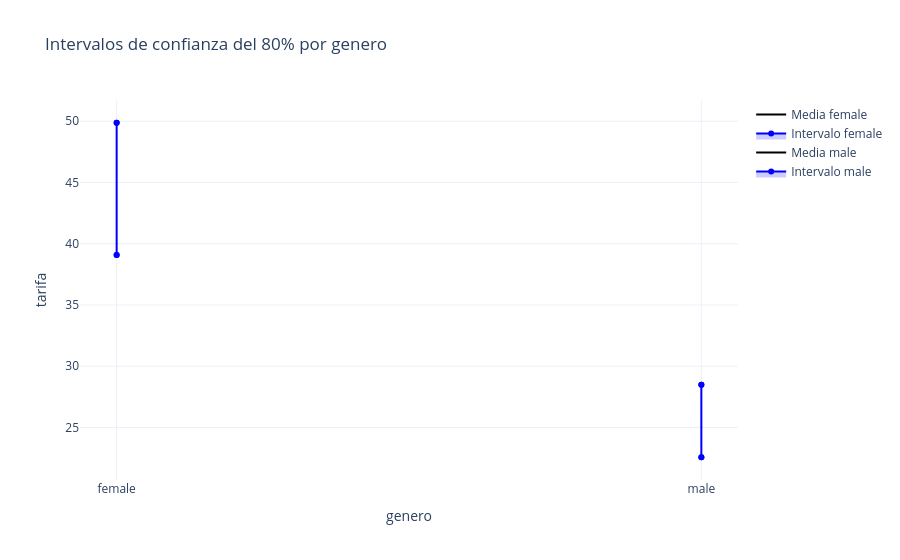

The notebook cell saved with this chart:
### Code cell
# Utilizamos una columna categórica 'sex' que indica el genero del pasajero
grouped = df.groupby('Sex')['Fare']

# Crear la figura
fig = go.Figure()

# Iterar sobre cada grupo
for name, group in grouped:
    mean = group.mean()
    sem = st.sem(group)
    ci = st.t.interval(confidence_level, len(group)-1, loc=mean, scale=sem)
    
    # Línea de la media
    fig.add_trace(go.Scatter(
        x=[name, name],
        y=[mean, mean],
        mode='lines',
        name=f'Media {name}',
        line=dict(color='black')
    ))
    
    # Banda del intervalo
    fig.add_trace(go.Scatter(
        x=[name, name, name, name],
        y=[ci[0], ci[1], ci[1], ci[0]],
        fill='toself',
        fillcolor='rgba(0, 0, 255, 0.2)',
        line=dict(color='blue'),
        name=f'Intervalo {name}'
    ))

fig.update_layout(
    title="Intervalos de confianza del 80% por genero",
    xaxis_title="genero",
    yaxis_title="tarifa",
    template='plotly_white'
)

fig.show()

### Figure 1 — Plotly figure (JSON) as saved in the notebook; plotly's stock layout.template omitted (floating-point values rounded to 4 significant figures)
{"data": [{"line": {"color": "black"}, "mode": "lines", "name": "Media female", "type": "scatter", "x": ["female", "female"], "y": [44.48, 44.48]}, {"fill": "toself", "fillcolor": "rgba(0, 0, 255, 0.2)", "line": {"color": "blue"}, "name": "Intervalo female", "type": "scatter", "x": ["female", "female", "female", "female"], "y": [39.08, 49.88, 49.88, 39.08]}, {"line": {"color": "black"}, "mode": "lines", "name": "Media male", "type": "scatter", "x": ["male", "male"], "y": [25.52, 25.52]}, {"fill": "toself", "fillcolor": "rgba(0, 0, 255, 0.2)", "line": {"color": "blue"}, "name": "Intervalo male", "type": "scatter", "x": ["male", "male", "male", "male"], "y": [22.57, 28.48, 28.48, 22.57]}], "layout": {"title": {"text": "Intervalos de confianza del 80% por genero"}, "xaxis": {"title": {"text": "genero"}}, "yaxis": {"title": {"text": "tarifa"}}}}
